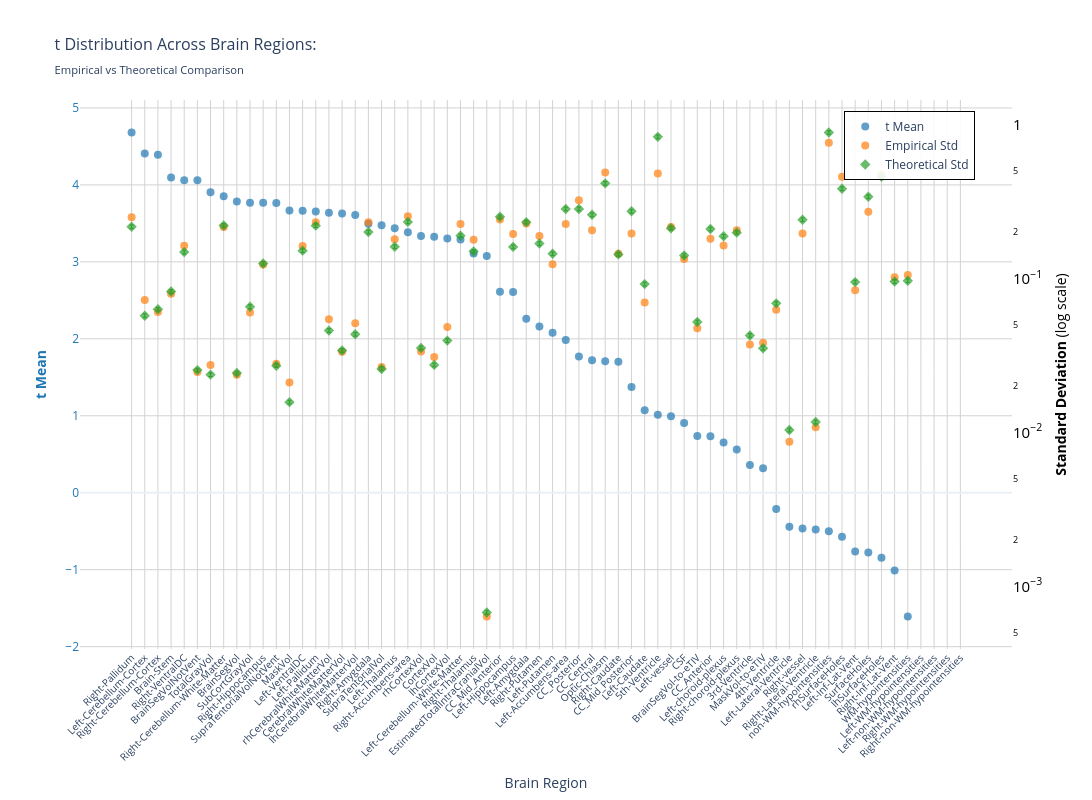
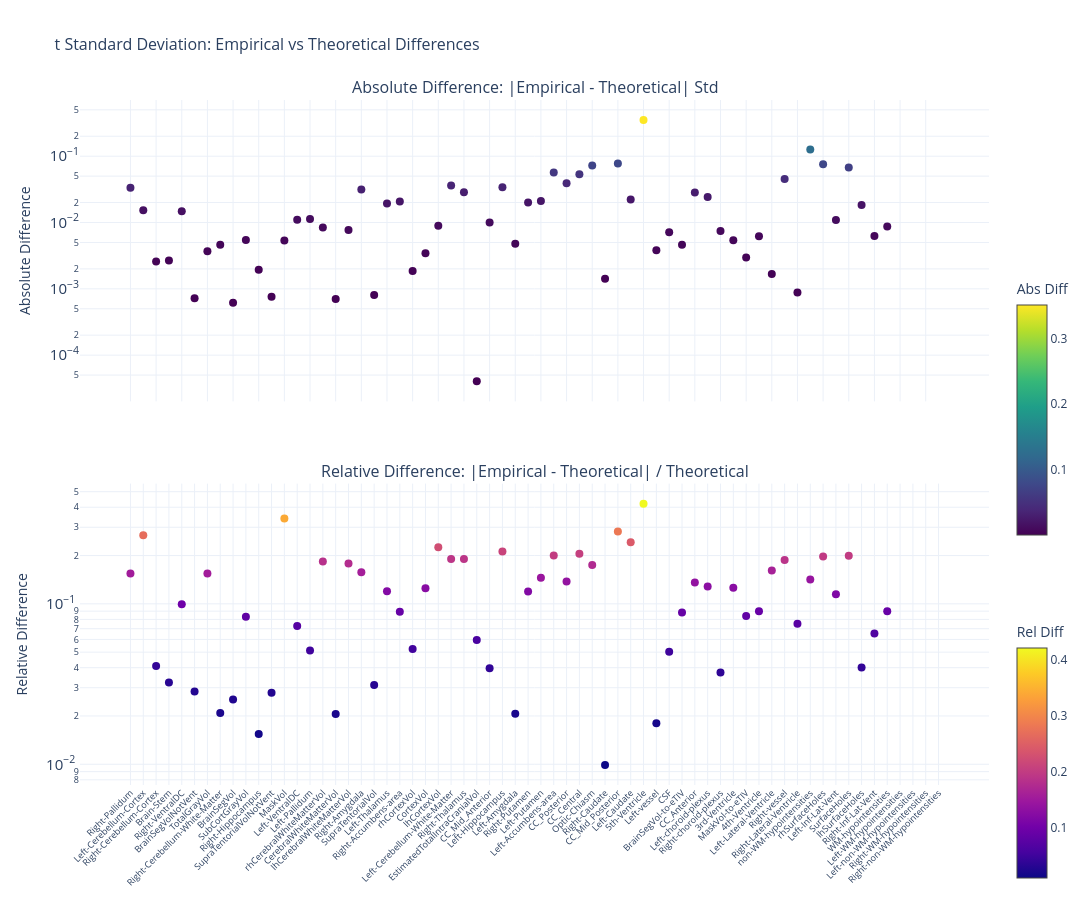

The cell these charts' notebook holds for them, in order:
### Markdown cell above
### t-statistic

### Code cell
nu_nav = df_npvr[(df_npvr["timepoint"] == "baseline") & (df_npvr["group"] == "HC-PD")]
data_path = stats_dir / f"student_baseline_{METRIC}.parquet"
df, stats = get_test_stats(
    data_path, stat_functions_F, nu_nav, hemisphere=False, study="baseline"
)
show_figure(stats, hemisphere=False, stat_name="t", study="baseline", metric=METRIC)

### Figure 1 — Plotly figure (JSON) as saved in the notebook; plotly's stock layout.template omitted (floating-point values rounded to 4 significant figures)
{"data": [{"hovertemplate": "<b>%{x}</b><br>Mean t: %{y:.2f}<br><extra></extra>", "marker": {"color": "#1f77b4", "opacity": 0.7, "size": 8}, "mode": "markers", "name": "t Mean", "type": "scatter", "x": ["Right-Pallidum", "Left-Cerebellum-Cortex", "Right-Cerebellum-Cortex", "Brain-Stem", "Right-VentralDC", "BrainSegVolNotVent", "TotalGrayVol", "Right-Cerebellum-White-Matter", "BrainSegVol", "SubCortGrayVol", "Right-Hippocampus", "SupraTentorialVolNotVent", "MaskVol", "Left-VentralDC", "Left-Pallidum", "rhCerebralWhiteMatterVol", "CerebralWhiteMatterVol", "lhCerebralWhiteMatterVol", "Right-Amygdala", "SupraTentorialVol", "Left-Thalamus", "Right-Accumbens-area", "rhCortexVol", "CortexVol", "lhCortexVol", "Left-Cerebellum-White-Matter", "Right-Thalamus", "EstimatedTotalIntraCranialVol", "CC_Mid_Anterior", "Left-Hippocampus", "Left-Amygdala", "Right-Putamen", "Left-Putamen", "Left-Accumbens-area", "CC_Posterior", "CC_Central", "Optic-Chiasm", "Right-Caudate", "CC_Mid_Posterior", "Left-Caudate", "5th-Ventricle", "Left-vessel", "CSF", "BrainSegVol-to-eTIV", "CC_Anterior", "Left-choroid-plexus", "Right-choroid-plexus", "3rd-Ventricle", "MaskVol-to-eTIV", "4th-Ventricle", "Left-Lateral-Ventricle", "Right-vessel", "Right-Lateral-Ventricle", "non-WM-hypointensities", "rhSurfaceHoles", "Left-Inf-Lat-Vent", "SurfaceHoles", "lhSurfaceHoles", "Right-Inf-Lat-Vent", "WM-hypointensities", "Left-WM-hypointensities", "Left-non-WM-hypointensities", "Right-WM-hypointensities", "Right-non-WM-hypointensities"], "y": [4.682, 4.408, 4.391, 4.098, 4.061, 4.06, 3.904, 3.853, 3.783, 3.768, 3.767, 3.765, 3.666, 3.665, 3.656, 3.637, 3.629, 3.61, 3.495, 3.475, 3.437, 3.385, 3.337, 3.327, 3.302, 3.29, 3.108, 3.076, 2.613, 2.609, 2.262, 2.16, 2.079, 1.986, 1.769, 1.721, 1.709, 1.701, 1.374, 1.073, 1.012, 0.9925, 0.9049, 0.7365, 0.7345, 0.6515, 0.5604, 0.3604, 0.317, -0.2127, -0.4431, -0.4659, -0.4771, -0.4994, -0.5722, -0.764, -0.7766, -0.8459, -1.011, -1.609, NaN, NaN, NaN, NaN], "yaxis": "y"}, {"hovertemplate": "<b>%{x}</b><br>Empirical Std: %{y:.3f}<br><extra></extra>", "marker": {"color": "#ff7f0e", "opacity": 0.7, "size": 8, "symbol": "circle"}, "mode": "markers", "name": "Empirical Std", "type": "scatter", "x": ["Right-Pallidum", "Left-Cerebellum-Cortex", "Right-Cerebellum-Cortex", "Brain-Stem", "Right-VentralDC", "BrainSegVolNotVent", "TotalGrayVol", "Right-Cerebellum-White-Matter", "BrainSegVol", "SubCortGrayVol", "Right-Hippocampus", "SupraTentorialVolNotVent", "MaskVol", "Left-VentralDC", "Left-Pallidum", "rhCerebralWhiteMatterVol", "CerebralWhiteMatterVol", "lhCerebralWhiteMatterVol", "Right-Amygdala", "SupraTentorialVol", "Left-Thalamus", "Right-Accumbens-area", "rhCortexVol", "CortexVol", "lhCortexVol", "Left-Cerebellum-White-Matter", "Right-Thalamus", "EstimatedTotalIntraCranialVol", "CC_Mid_Anterior", "Left-Hippocampus", "Left-Amygdala", "Right-Putamen", "Left-Putamen", "Left-Accumbens-area", "CC_Posterior", "CC_Central", "Optic-Chiasm", "Right-Caudate", "CC_Mid_Posterior", "Left-Caudate", "5th-Ventricle", "Left-vessel", "CSF", "BrainSegVol-to-eTIV", "CC_Anterior", "Left-choroid-plexus", "Right-choroid-plexus", "3rd-Ventricle", "MaskVol-to-eTIV", "4th-Ventricle", "Left-Lateral-Ventricle", "Right-vessel", "Right-Lateral-Ventricle", "non-WM-hypointensities", "rhSurfaceHoles", "Left-Inf-Lat-Vent", "SurfaceHoles", "lhSurfaceHoles", "Right-Inf-Lat-Vent", "WM-hypointensities", "Left-WM-hypointensities", "Left-non-WM-hypointensities", "Right-WM-hypointensities", "Right-non-WM-hypointensities"], "y": [0.2505, 0.07269, 0.06064, 0.07972, 0.1633, 0.02471, 0.02743, 0.2166, 0.02371, 0.06019, 0.1233, 0.02792, 0.0211, 0.1628, 0.2319, 0.05435, 0.03342, 0.0512, 0.2323, 0.02668, 0.1803, 0.2542, 0.03356, 0.03091, 0.04843, 0.2259, 0.1787, 0.0006372, 0.2422, 0.1946, 0.2277, 0.1888, 0.1239, 0.2264, 0.3223, 0.2063, 0.4878, 0.1449, 0.1961, 0.06977, 0.4821, 0.2163, 0.134, 0.04762, 0.1813, 0.164, 0.2062, 0.03732, 0.03825, 0.06279, 0.008701, 0.1959, 0.01082, 0.7633, 0.4587, 0.08396, 0.272, 0.4767, 0.1018, 0.1054, NaN, NaN, NaN, NaN], "yaxis": "y2"}, {"error_y": {"array": [0.00608, 0.001606, 0.001772, 0.002308, 0.004161, 0.0007126, 0.0006655, 0.006198, 0.0006817, 0.001839, 0.00351, 0.0007611, 0.0004412, 0.004252, 0.006182, 0.001287, 0.0009561, 0.001218, 0.005625, 0.0007249, 0.004511, 0.006538, 0.0009921, 0.0007698, 0.001107, 0.005315, 0.004208, 1.898e-05, 0.007066, 0.004499, 0.006513, 0.004727, 0.004062, 0.007931, 0.007937, 0.007271, 0.01164, 0.00402, 0.007661, 0.002579, 0.02333, 0.005952, 0.003952, 0.001463, 0.005878, 0.005271, 0.005569, 0.001196, 0.0009885, 0.001933, 0.0002906, 0.006759, 0.0003278, 0.02492, 0.01074, 0.002658, 0.009516, 0.01284, 0.002679, 0.00271, NaN, NaN, NaN, NaN], "arrayminus": [0.005911, 0.001562, 0.001723, 0.002244, 0.004046, 0.0006929, 0.0006471, 0.006027, 0.0006628, 0.001788, 0.003413, 0.00074, 0.000429, 0.004134, 0.006011, 0.001251, 0.0009296, 0.001184, 0.005469, 0.0007048, 0.004386, 0.006357, 0.0009646, 0.0007485, 0.001077, 0.005168, 0.004091, 1.846e-05, 0.00687, 0.004375, 0.006333, 0.004596, 0.003949, 0.007711, 0.007717, 0.00707, 0.01131, 0.003908, 0.007449, 0.002507, 0.02268, 0.005787, 0.003843, 0.001423, 0.005715, 0.005125, 0.005415, 0.001163, 0.0009611, 0.00188, 0.0002826, 0.006571, 0.0003187, 0.02423, 0.01044, 0.002584, 0.009252, 0.01248, 0.002604, 0.002635, NaN, NaN, NaN, NaN], "color": "#2ca02c", "thickness": 1, "type": "data", "visible": true, "width": 2}, "hovertemplate": "<b>%{x}</b><br>Theoretical Std: %{y:.3f}<br><extra></extra>", "marker": {"color": "#2ca02c", "opacity": 0.7, "size": 8, "symbol": "diamond"}, "mode": "markers", "name": "Theoretical Std", "type": "scatter", "x": ["Right-Pallidum", "Left-Cerebellum-Cortex", "Right-Cerebellum-Cortex", "Brain-Stem", "Right-VentralDC", "BrainSegVolNotVent", "TotalGrayVol", "Right-Cerebellum-White-Matter", "BrainSegVol", "SubCortGrayVol", "Right-Hippocampus", "SupraTentorialVolNotVent", "MaskVol", "Left-VentralDC", "Left-Pallidum", "rhCerebralWhiteMatterVol", "CerebralWhiteMatterVol", "lhCerebralWhiteMatterVol", "Right-Amygdala", "SupraTentorialVol", "Left-Thalamus", "Right-Accumbens-area", "rhCortexVol", "CortexVol", "lhCortexVol", "Left-Cerebellum-White-Matter", "Right-Thalamus", "EstimatedTotalIntraCranialVol", "CC_Mid_Anterior", "Left-Hippocampus", "Left-Amygdala", "Right-Putamen", "Left-Putamen", "Left-Accumbens-area", "CC_Posterior", "CC_Central", "Optic-Chiasm", "Right-Caudate", "CC_Mid_Posterior", "Left-Caudate", "5th-Ventricle", "Left-vessel", "CSF", "BrainSegVol-to-eTIV", "CC_Anterior", "Left-choroid-plexus", "Right-choroid-plexus", "3rd-Ventricle", "MaskVol-to-eTIV", "4th-Ventricle", "Left-Lateral-Ventricle", "Right-vessel", "Right-Lateral-Ventricle", "non-WM-hypointensities", "rhSurfaceHoles", "Left-Inf-Lat-Vent", "SurfaceHoles", "lhSurfaceHoles", "Right-Inf-Lat-Vent", "WM-hypointensities", "Left-WM-hypointensities", "Left-non-WM-hypointensities", "Right-WM-hypointensities", "Right-non-WM-hypointensities"], "y": [0.217, 0.05734, 0.06323, 0.08238, 0.1485, 0.02543, 0.02375, 0.2212, 0.02433, 0.06564, 0.1253, 0.02717, 0.01575, 0.1518, 0.2207, 0.04592, 0.03412, 0.04346, 0.2008, 0.02587, 0.161, 0.2334, 0.03541, 0.02748, 0.03952, 0.1897, 0.1502, 0.0006775, 0.2522, 0.1606, 0.2325, 0.1687, 0.145, 0.2831, 0.2833, 0.2595, 0.4153, 0.1435, 0.2734, 0.09203, 0.8326, 0.2124, 0.1411, 0.05223, 0.2098, 0.1881, 0.1988, 0.0427, 0.03528, 0.069, 0.01037, 0.2412, 0.0117, 0.8895, 0.3832, 0.09487, 0.3396, 0.4583, 0.0956, 0.09673, NaN, NaN, NaN, NaN], "yaxis": "y2"}], "layout": {"height": 800, "hovermode": "x", "legend": {"bgcolor": "rgba(255, 255, 255, 0.9)", "bordercolor": "black", "borderwidth": 1, "font": {"size": 12}, "orientation": "v", "x": 0.82, "y": 0.98}, "title": {"font": {"size": 16}, "text": "t Distribution Across Brain Regions:<br><sub>Empirical vs Theoretical Comparison</sub>"}, "width": 1400, "xaxis": {"gridcolor": "lightgray", "showgrid": true, "tickangle": -45, "tickfont": {"size": 10}, "title": {"text": "Brain Region"}}, "yaxis": {"gridcolor": "lightgray", "showgrid": true, "side": "left", "tickfont": {"color": "#1f77b4"}, "title": {"font": {"color": "#1f77b4"}, "text": "<b>t Mean</b>"}}, "yaxis2": {"exponentformat": "power", "overlaying": "y", "showgrid": false, "side": "right", "tickfont": {"color": "black"}, "title": {"font": {"color": "black"}, "text": "<b>Standard Deviation</b> (log scale)"}, "type": "log"}}}

### Figure 2 — Plotly figure (JSON) as saved in the notebook; plotly's stock layout.template omitted (floating-point values rounded to 4 significant figures)
{"data": [{"hovertemplate": "<b>%{x}</b><br>Abs Diff: %{y:.4f}<br><extra></extra>", "marker": {"color": [0.03352, 0.01535, 0.002587, 0.002662, 0.01474, 0.0007237, 0.003676, 0.004625, 0.0006175, 0.005449, 0.001938, 0.0007573, 0.005355, 0.01102, 0.01127, 0.008433, 0.000701, 0.00774, 0.03159, 0.0008057, 0.01932, 0.02082, 0.001851, 0.003435, 0.008905, 0.03615, 0.02856, 4.026e-05, 0.01001, 0.03398, 0.004792, 0.0201, 0.02104, 0.05669, 0.03899, 0.0532, 0.07245, 0.001421, 0.07732, 0.02226, 0.3505, 0.003832, 0.007101, 0.004611, 0.02846, 0.02414, 0.007422, 0.005378, 0.002967, 0.006204, 0.001672, 0.0453, 0.0008793, 0.1262, 0.07545, 0.0109, 0.06768, 0.01839, 0.006245, 0.008704, NaN, NaN, NaN, NaN], "colorbar": {"len": 0.4, "title": {"text": "Abs Diff"}, "y": 0.75, "yanchor": "top"}, "colorscale": [[0, "#440154"], [0.1111, "#482878"], [0.2222, "#3e4989"], [0.3333, "#31688e"], [0.4444, "#26828e"], [0.5556, "#1f9e89"], [0.6667, "#35b779"], [0.7778, "#6ece58"], [0.8889, "#b5de2b"], [1, "#fde725"]], "showscale": true, "size": 8}, "mode": "markers", "name": "Absolute", "type": "scatter", "x": ["Right-Pallidum", "Left-Cerebellum-Cortex", "Right-Cerebellum-Cortex", "Brain-Stem", "Right-VentralDC", "BrainSegVolNotVent", "TotalGrayVol", "Right-Cerebellum-White-Matter", "BrainSegVol", "SubCortGrayVol", "Right-Hippocampus", "SupraTentorialVolNotVent", "MaskVol", "Left-VentralDC", "Left-Pallidum", "rhCerebralWhiteMatterVol", "CerebralWhiteMatterVol", "lhCerebralWhiteMatterVol", "Right-Amygdala", "SupraTentorialVol", "Left-Thalamus", "Right-Accumbens-area", "rhCortexVol", "CortexVol", "lhCortexVol", "Left-Cerebellum-White-Matter", "Right-Thalamus", "EstimatedTotalIntraCranialVol", "CC_Mid_Anterior", "Left-Hippocampus", "Left-Amygdala", "Right-Putamen", "Left-Putamen", "Left-Accumbens-area", "CC_Posterior", "CC_Central", "Optic-Chiasm", "Right-Caudate", "CC_Mid_Posterior", "Left-Caudate", "5th-Ventricle", "Left-vessel", "CSF", "BrainSegVol-to-eTIV", "CC_Anterior", "Left-choroid-plexus", "Right-choroid-plexus", "3rd-Ventricle", "MaskVol-to-eTIV", "4th-Ventricle", "Left-Lateral-Ventricle", "Right-vessel", "Right-Lateral-Ventricle", "non-WM-hypointensities", "rhSurfaceHoles", "Left-Inf-Lat-Vent", "SurfaceHoles", "lhSurfaceHoles", "Right-Inf-Lat-Vent", "WM-hypointensities", "Left-WM-hypointensities", "Left-non-WM-hypointensities", "Right-WM-hypointensities", "Right-non-WM-hypointensities"], "xaxis": "x", "y": [0.03352, 0.01535, 0.002587, 0.002662, 0.01474, 0.0007237, 0.003676, 0.004625, 0.0006175, 0.005449, 0.001938, 0.0007573, 0.005355, 0.01102, 0.01127, 0.008433, 0.000701, 0.00774, 0.03159, 0.0008057, 0.01932, 0.02082, 0.001851, 0.003435, 0.008905, 0.03615, 0.02856, 4.026e-05, 0.01001, 0.03398, 0.004792, 0.0201, 0.02104, 0.05669, 0.03899, 0.0532, 0.07245, 0.001421, 0.07732, 0.02226, 0.3505, 0.003832, 0.007101, 0.004611, 0.02846, 0.02414, 0.007422, 0.005378, 0.002967, 0.006204, 0.001672, 0.0453, 0.0008793, 0.1262, 0.07545, 0.0109, 0.06768, 0.01839, 0.006245, 0.008704, NaN, NaN, NaN, NaN], "yaxis": "y"}, {"hovertemplate": "<b>%{x}</b><br>Rel Diff: %{y:.2%}<br><extra></extra>", "marker": {"color": [0.1545, 0.2677, 0.04091, 0.03231, 0.09926, 0.02845, 0.1548, 0.0209, 0.02538, 0.08301, 0.01547, 0.02788, 0.34, 0.07264, 0.0511, 0.1836, 0.02054, 0.1781, 0.1574, 0.03114, 0.12, 0.08923, 0.05228, 0.125, 0.2253, 0.1906, 0.1902, 0.05943, 0.0397, 0.2116, 0.02061, 0.1192, 0.1451, 0.2003, 0.1376, 0.205, 0.1744, 0.009906, 0.2828, 0.2419, 0.421, 0.01804, 0.05034, 0.08828, 0.1357, 0.1283, 0.03734, 0.1259, 0.0841, 0.08992, 0.1612, 0.1878, 0.07516, 0.1418, 0.1969, 0.1149, 0.1993, 0.04013, 0.06532, 0.08998, NaN, NaN, NaN, NaN], "colorbar": {"len": 0.4, "title": {"text": "Rel Diff"}, "y": 0.25, "yanchor": "top"}, "colorscale": [[0, "#0d0887"], [0.1111, "#46039f"], [0.2222, "#7201a8"], [0.3333, "#9c179e"], [0.4444, "#bd3786"], [0.5556, "#d8576b"], [0.6667, "#ed7953"], [0.7778, "#fb9f3a"], [0.8889, "#fdca26"], [1, "#f0f921"]], "showscale": true, "size": 8}, "mode": "markers", "name": "Relative", "type": "scatter", "x": ["Right-Pallidum", "Left-Cerebellum-Cortex", "Right-Cerebellum-Cortex", "Brain-Stem", "Right-VentralDC", "BrainSegVolNotVent", "TotalGrayVol", "Right-Cerebellum-White-Matter", "BrainSegVol", "SubCortGrayVol", "Right-Hippocampus", "SupraTentorialVolNotVent", "MaskVol", "Left-VentralDC", "Left-Pallidum", "rhCerebralWhiteMatterVol", "CerebralWhiteMatterVol", "lhCerebralWhiteMatterVol", "Right-Amygdala", "SupraTentorialVol", "Left-Thalamus", "Right-Accumbens-area", "rhCortexVol", "CortexVol", "lhCortexVol", "Left-Cerebellum-White-Matter", "Right-Thalamus", "EstimatedTotalIntraCranialVol", "CC_Mid_Anterior", "Left-Hippocampus", "Left-Amygdala", "Right-Putamen", "Left-Putamen", "Left-Accumbens-area", "CC_Posterior", "CC_Central", "Optic-Chiasm", "Right-Caudate", "CC_Mid_Posterior", "Left-Caudate", "5th-Ventricle", "Left-vessel", "CSF", "BrainSegVol-to-eTIV", "CC_Anterior", "Left-choroid-plexus", "Right-choroid-plexus", "3rd-Ventricle", "MaskVol-to-eTIV", "4th-Ventricle", "Left-Lateral-Ventricle", "Right-vessel", "Right-Lateral-Ventricle", "non-WM-hypointensities", "rhSurfaceHoles", "Left-Inf-Lat-Vent", "SurfaceHoles", "lhSurfaceHoles", "Right-Inf-Lat-Vent", "WM-hypointensities", "Left-WM-hypointensities", "Left-non-WM-hypointensities", "Right-WM-hypointensities", "Right-non-WM-hypointensities"], "xaxis": "x2", "y": [0.1545, 0.2677, 0.04091, 0.03231, 0.09926, 0.02845, 0.1548, 0.0209, 0.02538, 0.08301, 0.01547, 0.02788, 0.34, 0.07264, 0.0511, 0.1836, 0.02054, 0.1781, 0.1574, 0.03114, 0.12, 0.08923, 0.05228, 0.125, 0.2253, 0.1906, 0.1902, 0.05943, 0.0397, 0.2116, 0.02061, 0.1192, 0.1451, 0.2003, 0.1376, 0.205, 0.1744, 0.009906, 0.2828, 0.2419, 0.421, 0.01804, 0.05034, 0.08828, 0.1357, 0.1283, 0.03734, 0.1259, 0.0841, 0.08992, 0.1612, 0.1878, 0.07516, 0.1418, 0.1969, 0.1149, 0.1993, 0.04013, 0.06532, 0.08998, NaN, NaN, NaN, NaN], "yaxis": "y2"}], "layout": {"annotations": [{"font": {"size": 16}, "showarrow": false, "text": "Absolute Difference: |Empirical - Theoretical| Std", "x": 0.5, "xanchor": "center", "xref": "paper", "y": 1, "yanchor": "bottom", "yref": "paper"}, {"font": {"size": 16}, "showarrow": false, "text": "Relative Difference: |Empirical - Theoretical| / Theoretical", "x": 0.5, "xanchor": "center", "xref": "paper", "y": 0.44, "yanchor": "bottom", "yref": "paper"}], "height": 900, "hovermode": "x unified", "showlegend": false, "title": {"font": {"size": 16}, "text": "t Standard Deviation: Empirical vs Theoretical Differences"}, "width": 1400, "xaxis": {"anchor": "y", "domain": [0, 1], "showticklabels": false}, "xaxis2": {"anchor": "y2", "domain": [0, 1], "tickangle": -45, "tickfont": {"size": 9}}, "yaxis": {"anchor": "x", "domain": [0.56, 1], "exponentformat": "power", "title": {"text": "Absolute Difference"}, "type": "log"}, "yaxis2": {"anchor": "x2", "domain": [0, 0.44], "exponentformat": "power", "title": {"text": "Relative Difference"}, "type": "log"}}}
